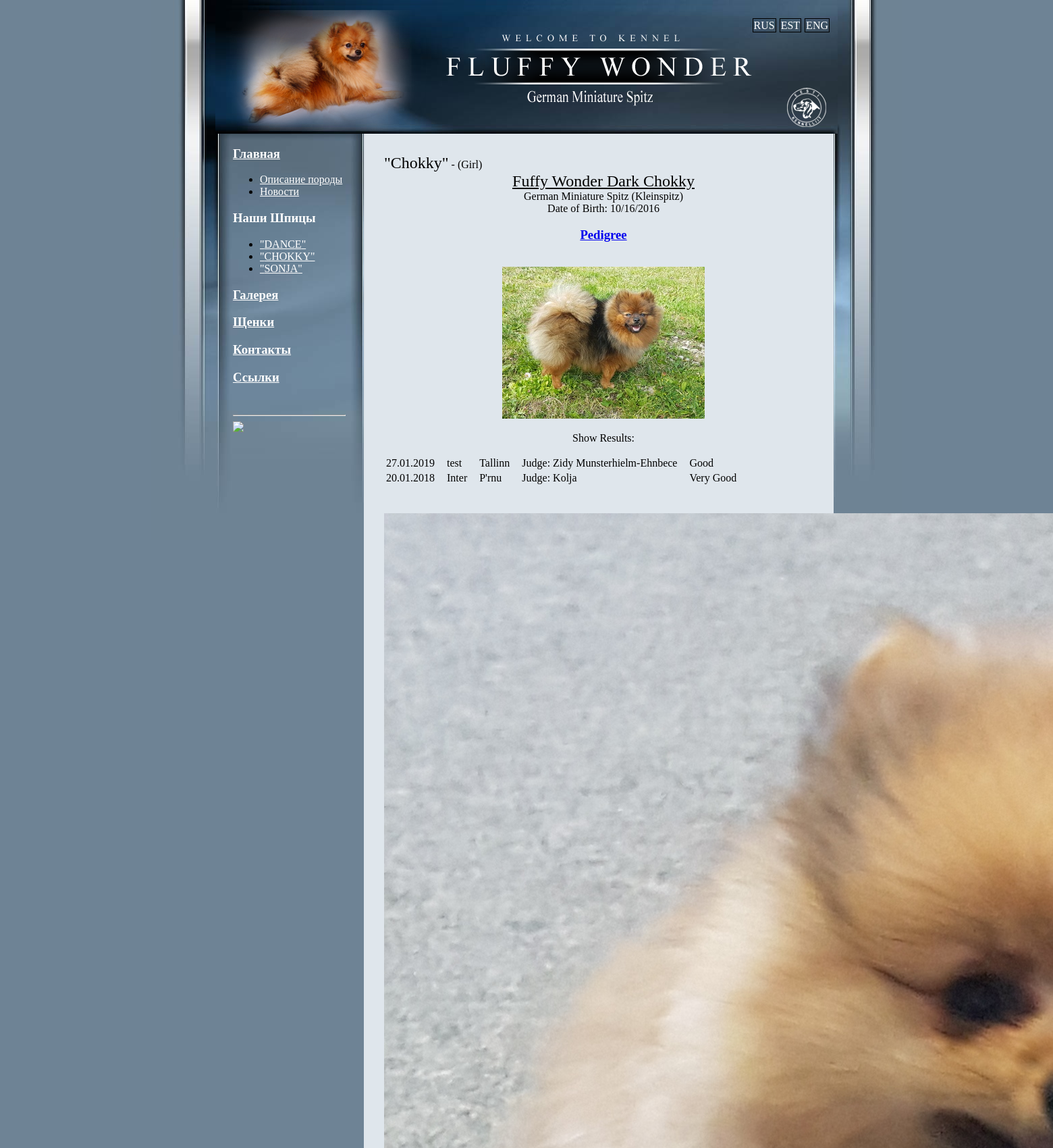
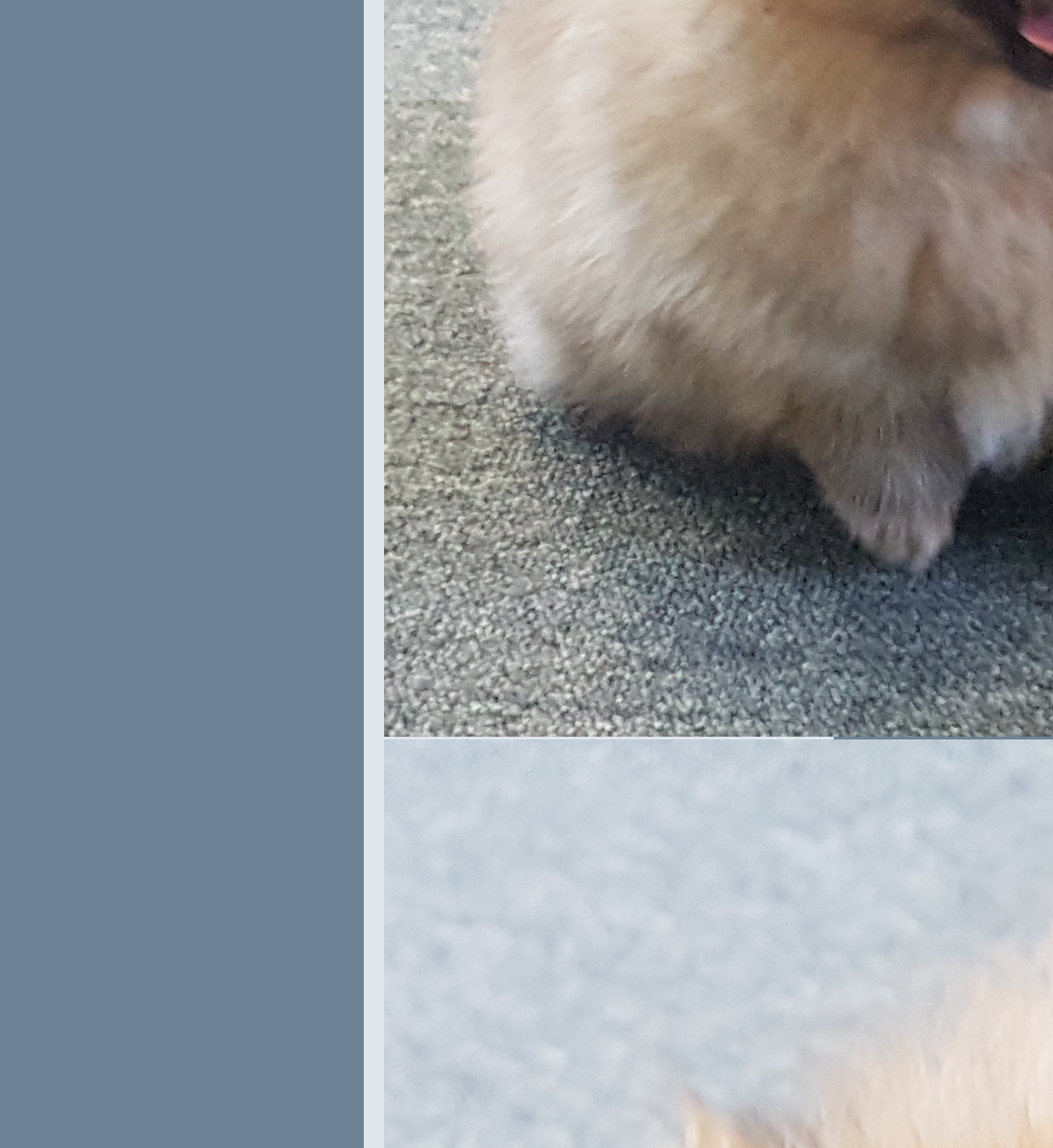
The app's page /dogs/Chokky (upper part) with its own data (2 pictures, top to bottom).
### dog/models.py (models this page shows, shortened)
class Dog(PolymorphicModel):
    home_name = models.CharField(verbose_name=_(
        'Home name'), null=True, blank=True, max_length=100)
    full_name = models.CharField(verbose_name=_(
        'Full name'), null=True, blank=True, max_length=100)
    dog_sex = models.CharField(verbose_name=_(
        'Dog sex'), null=True, blank=True, max_length=100)
    date_of_birth = models.DateField(verbose_name=_(
        'Date of birth'), null=True, blank=True)
    pedigree = RichTextField(verbose_name=_('Pedigree'), null=True, blank=True)
    foto = models.ImageField(
        upload_to='image_upload/dog_foto', null=True, blank=True)
    our_dog = models.BooleanField(verbose_name=_(
        'Our dog'), blank=True, default=True)
    class Meta:
        verbose_name = _("Dog")

class Boy(Dog):
    class Meta:
        verbose_name = _("Boy")

class Dog(PolymorphicModel):
    home_name = models.CharField(verbose_name=_(
        'Home name'), null=True, blank=True, max_length=100)
    full_name = models.CharField(verbose_name=_(
        'Full name'), null=True, blank=True, max_length=100)
    dog_sex = models.CharField(verbose_name=_(
        'Dog sex'), null=True, blank=True, max_length=100)
    date_of_birth = models.DateField(verbose_name=_(
        'Date of birth'), null=True, blank=True)
    pedigree = RichTextField(verbose_name=_('Pedigree'), null=True, blank=True)
    foto = models.ImageField(
        upload_to='image_upload/dog_foto', null=True, blank=True)
    our_dog = models.BooleanField(verbose_name=_(
        'Our dog'), blank=True, default=True)
    class Meta:
        verbose_name = _("Dog")

class Girl(Dog):
    class Meta:
        verbose_name = _("Girl")

class ShowResult(models.Model):
    dog = models.ForeignKey("dog.Dog", verbose_name=_(
        'Dog'), null=True, blank=True, related_name='show_results', on_delete=models.PROTECT)
    show_date = models.DateField(verbose_name=_(
        'Show date'), null=True, blank=True)
    show_id = models.CharField(verbose_name=_(
        'Show id'), null=True, blank=True, max_length=100)
    show_locale = models.CharField(verbose_name=_(
        'Show locale'), null=True, blank=True, max_length=100)
    show_judge = models.CharField(verbose_name=_(
        'Show judge'), null=True, blank=True, max_length=100)
    show_result = models.CharField(verbose_name=_(
        'Show result'), null=True, blank=True, max_length=100)
    class Meta:
        verbose_name = _("Show result")

class DogPicture(models.Model):
    dog = models.ForeignKey("dog.Dog", verbose_name=_(
        'Dog'), null=True, blank=True, related_name='dog_pictures', on_delete=models.PROTECT)
    picture = models.ImageField(
        upload_to='image_upload/dog_picture', null=True, blank=True)
    class Meta:
        verbose_name = _("Dog picture")

### dog/views.py (the view)
class DogOurDogsView(DogIndexView):
    template_name = "dog/our_dogs.html"
    def get_data(self, url, request, inherited=False):
        data = super().get_data(url, request, inherited)
        dog = Dog.objects.get(home_name=url.name)
        data.update({'url': url, 'dog': dog})
        return data

### app/utils/views.py (called while the page is built)
    def _get_data(self):
        if not self._data:
            url = type('url', (object,), self.kwargs)
            self._data = self.get_data(
                url=url,
                request=self.request,
                inherited=False
            )
            self._data['url'] = url
        return self._data

    def get_context_data(self, **kwargs):
        context_data = super().get_context_data(**kwargs)
        return {**context_data, **self._get_data()}

    def dispatch(self, request, *args, **kwargs):
        try:
            return super().dispatch(request, *args, **kwargs)
        except RedirectAction as action:
            return action.response

### dog/views.py (called while the page is built)
    def get_data(self, url, request, inherited=False):
        data = Data()
        dog_list = Dog.objects.filter(our_dog=True)
        data.update({'url': url, 'dog_list': dog_list})
        return data

### dog/templates/dog/our_dogs.html
{% extends 'dog/index.html' %}
{% load  thumbnail %}
{% block content %}
    <div align="left"><span class="dog-name">"{{ dog.home_name }}"</span> - <span class="dog-sex">({{ dog.dog_sex }})</span></div>
    <div style="text-align:center"><span class="dog-name full">{{ dog.full_name }}</span></div>
    <div style="text-align:center">
    <div><span style="border-collapse:collapse"><font size="3">German Miniature Spitz (Kleinspitz)</font></span></div>
    <div><font size="3">Date of Birth: {{ dog.date_of_birth|date:"SHORT_DATE_FORMAT" }} </font></div></div>
    <p align="center"><a href="{% url 'dog.pedigree' name=dog.home_name %}"=><h3>Pedigree</h3></a></p>
    <br>
    {% thumbnail dog.foto 300x200 upscale as thumb %}
    <img src="{{ thumb.url }}"/>
    {% if dog.show_results.count > 0 %}
    <p align="center">Show Results:</p>
    <table class="show-results">
        {% for result in dog.show_results.all %}
        <tr>
            <td>{{ result.show_date|date:"d.m.Y" }}</td>
            <td>{{ result.show_id }}</td>
            <td>{{ result.show_locale }}</td>
            <td>Judge: {{ result.show_judge }}</td>
            <td>{{ result.show_result }}</td>
        </tr>
        {% endfor %}
    </table>
    {% endif %}
    <div class="pictures">
        {% for dog_picture in dog.dog_pictures.all %}
            {% thumbnail dog_picture.picture 780x520 upscale as thumb_big %}
                {% thumbnail dog_picture.picture 300x200 upscale as thumb %}
                    <a href="{{ thumb_big.url }}" target="_blank"><img src="{{ thumb.url }}"></a>
        {% endfor %}
    </div>
    <br>
{% endblock %}

### dog/templates/dog/index.html
{% extends 'dog/_base.html' %}
{% block dogs %}
    <ul>
        {% for dog in dog_list %}
            <li><a href="{% url 'dog.our_dogs' name=dog.home_name %}">
                <div style="text-transform:uppercase">"{{ dog.home_name }}"</div></a></li>
        {% endfor %}
    </ul>
{% endblock dogs %}

### dog/static/style.css (style rules this page uses)
body { background-repeat: no-repeat; background-position: top center; background-image: url(./background.jpg); }
.left-sidebar a { color: white; }
.dog-name.full { text-decoration: underline; }
.dog-name { font-size: 24px; }
.show-results td { text-align: left; padding-right: 15px; }
.pictures { margin-top: 40px; }

### records on screen
Boy: home_name "DANCE"
Girl: home_name "CHOKKY"
Girl: home_name "SONJA"
Dog: home_name "Chokky", dog_sex "Girl", full_name "Fuffy Wonder Dark Chokky", date_of_birth "10/16/2016"
ShowResult: show_date "27.01.2019", show_id "test", show_locale "Tallinn", show_judge "Zidy Munsterhielm-Ehnbece", show_result "Good"
ShowResult: show_date "20.01.2018", show_id "Inter", show_locale "P'rnu", show_judge "Kolja", show_result "Very Good"
DogPicture: shows a picture
DogPicture: shows a picture
